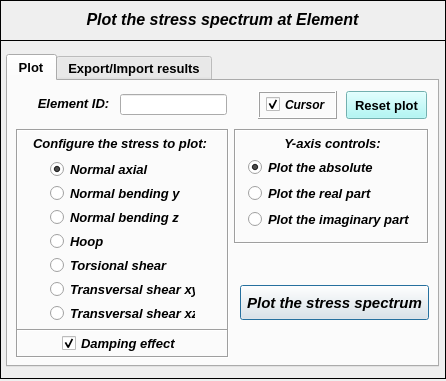
<?xml version="1.0" encoding="UTF-8"?>
<ui version="4.0">
 <class>Dialog</class>
 <widget class="QDialog" name="Dialog">
  <property name="windowModality">
   <enum>Qt::NonModal</enum>
  </property>
  <property name="geometry">
   <rect>
    <x>0</x>
    <y>0</y>
    <width>446</width>
    <height>381</height>
   </rect>
  </property>
  <property name="sizePolicy">
   <sizepolicy hsizetype="Fixed" vsizetype="Fixed">
    <horstretch>0</horstretch>
    <verstretch>0</verstretch>
   </sizepolicy>
  </property>
  <property name="minimumSize">
   <size>
    <width>446</width>
    <height>379</height>
   </size>
  </property>
  <property name="maximumSize">
   <size>
    <width>446</width>
    <height>800</height>
   </size>
  </property>
  <property name="contextMenuPolicy">
   <enum>Qt::DefaultContextMenu</enum>
  </property>
  <property name="windowTitle">
   <string>Plot of stress spectrum</string>
  </property>
  <property name="windowIcon">
   <iconset>
    <normaloff>../../../../../../Downloads/load - Copia.png</normaloff>../../../../../../Downloads/load - Copia.png</iconset>
  </property>
  <property name="whatsThis">
   <string/>
  </property>
  <widget class="QWidget" name="widget" native="true">
   <property name="geometry">
    <rect>
     <x>0</x>
     <y>0</y>
     <width>451</width>
     <height>395</height>
    </rect>
   </property>
   <property name="font">
    <font>
     <kerning>true</kerning>
    </font>
   </property>
   <widget class="QFrame" name="frame">
    <property name="geometry">
     <rect>
      <x>0</x>
      <y>0</y>
      <width>446</width>
      <height>41</height>
     </rect>
    </property>
    <property name="frameShape">
     <enum>QFrame::Box</enum>
    </property>
    <property name="frameShadow">
     <enum>QFrame::Plain</enum>
    </property>
    <property name="lineWidth">
     <number>1</number>
    </property>
    <widget class="QLabel" name="label">
     <property name="geometry">
      <rect>
       <x>32</x>
       <y>10</y>
       <width>381</width>
       <height>19</height>
      </rect>
     </property>
     <property name="font">
      <font>
       <family>Arial</family>
       <pointsize>12</pointsize>
       <weight>75</weight>
       <italic>true</italic>
       <bold>true</bold>
      </font>
     </property>
     <property name="text">
      <string>Plot the stress spectrum at Element</string>
     </property>
     <property name="textFormat">
      <enum>Qt::AutoText</enum>
     </property>
     <property name="alignment">
      <set>Qt::AlignCenter</set>
     </property>
    </widget>
   </widget>
   <widget class="QFrame" name="frame_2">
    <property name="geometry">
     <rect>
      <x>0</x>
      <y>40</y>
      <width>446</width>
      <height>339</height>
     </rect>
    </property>
    <property name="frameShape">
     <enum>QFrame::Box</enum>
    </property>
    <property name="frameShadow">
     <enum>QFrame::Plain</enum>
    </property>
    <widget class="QTabWidget" name="tabWidget_plot_results">
     <property name="geometry">
      <rect>
       <x>6</x>
       <y>14</y>
       <width>433</width>
       <height>313</height>
      </rect>
     </property>
     <property name="minimumSize">
      <size>
       <width>433</width>
       <height>0</height>
      </size>
     </property>
     <property name="maximumSize">
      <size>
       <width>433</width>
       <height>16777215</height>
      </size>
     </property>
     <property name="font">
      <font>
       <family>Arial</family>
       <pointsize>10</pointsize>
       <weight>75</weight>
       <italic>false</italic>
       <bold>true</bold>
      </font>
     </property>
     <property name="currentIndex">
      <number>0</number>
     </property>
     <widget class="QWidget" name="tab_plot">
      <attribute name="title">
       <string>Plot</string>
      </attribute>
      <widget class="QWidget" name="verticalLayoutWidget_2">
       <property name="geometry">
        <rect>
         <x>112</x>
         <y>12</y>
         <width>107</width>
         <height>23</height>
        </rect>
       </property>
       <layout class="QVBoxLayout" name="verticalLayout_2">
        <item>
         <widget class="QLineEdit" name="lineEdit_elementID">
          <property name="minimumSize">
           <size>
            <width>0</width>
            <height>21</height>
           </size>
          </property>
          <property name="maximumSize">
           <size>
            <width>16777215</width>
            <height>21</height>
           </size>
          </property>
          <property name="font">
           <font>
            <family>Arial</family>
            <pointsize>10</pointsize>
            <weight>75</weight>
            <italic>true</italic>
            <bold>true</bold>
           </font>
          </property>
          <property name="text">
           <string/>
          </property>
          <property name="alignment">
           <set>Qt::AlignCenter</set>
          </property>
         </widget>
        </item>
       </layout>
      </widget>
      <widget class="QToolButton" name="toolButton_ResetPlot">
       <property name="geometry">
        <rect>
         <x>338</x>
         <y>10</y>
         <width>81</width>
         <height>28</height>
        </rect>
       </property>
       <property name="font">
        <font>
         <pointsize>10</pointsize>
         <weight>75</weight>
         <bold>true</bold>
        </font>
       </property>
       <property name="styleSheet">
        <string notr="true">background-color: rgb(159, 247, 245);</string>
       </property>
       <property name="text">
        <string>Reset plot</string>
       </property>
      </widget>
      <widget class="QFrame" name="frame_4">
       <property name="geometry">
        <rect>
         <x>226</x>
         <y>48</y>
         <width>195</width>
         <height>115</height>
        </rect>
       </property>
       <property name="minimumSize">
        <size>
         <width>195</width>
         <height>108</height>
        </size>
       </property>
       <property name="maximumSize">
        <size>
         <width>195</width>
         <height>140</height>
        </size>
       </property>
       <property name="sizeIncrement">
        <size>
         <width>0</width>
         <height>110</height>
        </size>
       </property>
       <property name="frameShape">
        <enum>QFrame::Box</enum>
       </property>
       <property name="frameShadow">
        <enum>QFrame::Sunken</enum>
       </property>
       <widget class="QWidget" name="verticalLayoutWidget_10">
        <property name="geometry">
         <rect>
          <x>14</x>
          <y>28</y>
          <width>167</width>
          <height>74</height>
         </rect>
        </property>
        <layout class="QVBoxLayout" name="verticalLayout_10">
         <item>
          <widget class="QRadioButton" name="radioButton_plotAbs">
           <property name="maximumSize">
            <size>
             <width>170</width>
             <height>20</height>
            </size>
           </property>
           <property name="font">
            <font>
             <family>Arial</family>
             <pointsize>10</pointsize>
             <weight>75</weight>
             <italic>true</italic>
             <bold>true</bold>
            </font>
           </property>
           <property name="text">
            <string>Plot the absolute</string>
           </property>
           <property name="iconSize">
            <size>
             <width>30</width>
             <height>30</height>
            </size>
           </property>
           <property name="checked">
            <bool>true</bool>
           </property>
          </widget>
         </item>
         <item>
          <widget class="QRadioButton" name="radioButton_plotReal">
           <property name="maximumSize">
            <size>
             <width>170</width>
             <height>20</height>
            </size>
           </property>
           <property name="font">
            <font>
             <family>Arial</family>
             <pointsize>10</pointsize>
             <weight>75</weight>
             <italic>true</italic>
             <bold>true</bold>
            </font>
           </property>
           <property name="text">
            <string>Plot the real part</string>
           </property>
          </widget>
         </item>
         <item>
          <widget class="QRadioButton" name="radioButton_plotImag">
           <property name="maximumSize">
            <size>
             <width>170</width>
             <height>20</height>
            </size>
           </property>
           <property name="font">
            <font>
             <family>Arial</family>
             <pointsize>10</pointsize>
             <weight>75</weight>
             <italic>true</italic>
             <bold>true</bold>
            </font>
           </property>
           <property name="text">
            <string>Plot the imaginary part</string>
           </property>
          </widget>
         </item>
        </layout>
       </widget>
       <widget class="QLabel" name="label_8">
        <property name="enabled">
         <bool>true</bool>
        </property>
        <property name="geometry">
         <rect>
          <x>16</x>
          <y>4</y>
          <width>165</width>
          <height>21</height>
         </rect>
        </property>
        <property name="sizePolicy">
         <sizepolicy hsizetype="Preferred" vsizetype="Expanding">
          <horstretch>0</horstretch>
          <verstretch>0</verstretch>
         </sizepolicy>
        </property>
        <property name="minimumSize">
         <size>
          <width>120</width>
          <height>21</height>
         </size>
        </property>
        <property name="maximumSize">
         <size>
          <width>200</width>
          <height>60</height>
         </size>
        </property>
        <property name="font">
         <font>
          <family>Arial</family>
          <pointsize>10</pointsize>
          <weight>75</weight>
          <italic>true</italic>
          <bold>true</bold>
         </font>
        </property>
        <property name="text">
         <string>&lt;!DOCTYPE HTML PUBLIC &quot;-//W3C//DTD HTML 4.0//EN&quot; &quot;http://www.w3.org/TR/REC-html40/strict.dtd&quot;&gt;
&lt;html&gt;&lt;head&gt;&lt;meta name=&quot;qrichtext&quot; content=&quot;1&quot; /&gt;&lt;style type=&quot;text/css&quot;&gt;
p, li { white-space: pre-wrap; }
&lt;/style&gt;&lt;/head&gt;&lt;body style=&quot; font-family:'Arial'; font-size:10pt; font-weight:600; font-style:italic;&quot;&gt;
&lt;p align=&quot;center&quot; style=&quot; margin-top:12px; margin-bottom:12px; margin-left:0px; margin-right:0px; -qt-block-indent:0; text-indent:0px;&quot;&gt;Y-axis controls:&lt;/p&gt;&lt;/body&gt;&lt;/html&gt;</string>
        </property>
        <property name="textFormat">
         <enum>Qt::AutoText</enum>
        </property>
        <property name="scaledContents">
         <bool>false</bool>
        </property>
        <property name="alignment">
         <set>Qt::AlignCenter</set>
        </property>
        <property name="wordWrap">
         <bool>false</bool>
        </property>
        <property name="indent">
         <number>0</number>
        </property>
       </widget>
      </widget>
      <widget class="QFrame" name="frame_5">
       <property name="geometry">
        <rect>
         <x>8</x>
         <y>48</y>
         <width>213</width>
         <height>229</height>
        </rect>
       </property>
       <property name="minimumSize">
        <size>
         <width>0</width>
         <height>108</height>
        </size>
       </property>
       <property name="maximumSize">
        <size>
         <width>16777215</width>
         <height>270</height>
        </size>
       </property>
       <property name="frameShape">
        <enum>QFrame::Box</enum>
       </property>
       <property name="frameShadow">
        <enum>QFrame::Sunken</enum>
       </property>
       <widget class="QLabel" name="label_3">
        <property name="enabled">
         <bool>true</bool>
        </property>
        <property name="geometry">
         <rect>
          <x>4</x>
          <y>4</y>
          <width>200</width>
          <height>21</height>
         </rect>
        </property>
        <property name="sizePolicy">
         <sizepolicy hsizetype="Preferred" vsizetype="Expanding">
          <horstretch>0</horstretch>
          <verstretch>0</verstretch>
         </sizepolicy>
        </property>
        <property name="minimumSize">
         <size>
          <width>120</width>
          <height>21</height>
         </size>
        </property>
        <property name="maximumSize">
         <size>
          <width>200</width>
          <height>60</height>
         </size>
        </property>
        <property name="font">
         <font>
          <family>Arial</family>
          <pointsize>10</pointsize>
          <weight>75</weight>
          <italic>true</italic>
          <bold>true</bold>
         </font>
        </property>
        <property name="text">
         <string>&lt;!DOCTYPE HTML PUBLIC &quot;-//W3C//DTD HTML 4.0//EN&quot; &quot;http://www.w3.org/TR/REC-html40/strict.dtd&quot;&gt;
&lt;html&gt;&lt;head&gt;&lt;meta name=&quot;qrichtext&quot; content=&quot;1&quot; /&gt;&lt;style type=&quot;text/css&quot;&gt;
p, li { white-space: pre-wrap; }
&lt;/style&gt;&lt;/head&gt;&lt;body style=&quot; font-family:'Arial'; font-size:10pt; font-weight:600; font-style:italic;&quot;&gt;
&lt;p align=&quot;center&quot; style=&quot; margin-top:12px; margin-bottom:12px; margin-left:0px; margin-right:0px; -qt-block-indent:0; text-indent:0px;&quot;&gt;Configure the stress to plot:&lt;/p&gt;&lt;/body&gt;&lt;/html&gt;</string>
        </property>
        <property name="textFormat">
         <enum>Qt::AutoText</enum>
        </property>
        <property name="scaledContents">
         <bool>false</bool>
        </property>
        <property name="alignment">
         <set>Qt::AlignCenter</set>
        </property>
        <property name="wordWrap">
         <bool>false</bool>
        </property>
        <property name="indent">
         <number>0</number>
        </property>
       </widget>
       <widget class="QFrame" name="frame_7">
        <property name="geometry">
         <rect>
          <x>0</x>
          <y>200</y>
          <width>213</width>
          <height>29</height>
         </rect>
        </property>
        <property name="frameShape">
         <enum>QFrame::Box</enum>
        </property>
        <property name="frameShadow">
         <enum>QFrame::Sunken</enum>
        </property>
        <widget class="QCheckBox" name="checkBox_damping_effect">
         <property name="geometry">
          <rect>
           <x>46</x>
           <y>6</y>
           <width>123</width>
           <height>17</height>
          </rect>
         </property>
         <property name="font">
          <font>
           <family>Arial</family>
           <pointsize>10</pointsize>
           <weight>75</weight>
           <italic>true</italic>
           <bold>true</bold>
          </font>
         </property>
         <property name="text">
          <string>Damping effect</string>
         </property>
         <property name="checked">
          <bool>true</bool>
         </property>
        </widget>
       </widget>
       <widget class="QWidget" name="verticalLayoutWidget">
        <property name="geometry">
         <rect>
          <x>34</x>
          <y>30</y>
          <width>153</width>
          <height>169</height>
         </rect>
        </property>
        <layout class="QVBoxLayout" name="verticalLayout">
         <property name="spacing">
          <number>5</number>
         </property>
         <item>
          <widget class="QRadioButton" name="radioButton_normal_axial">
           <property name="minimumSize">
            <size>
             <width>145</width>
             <height>18</height>
            </size>
           </property>
           <property name="maximumSize">
            <size>
             <width>145</width>
             <height>18</height>
            </size>
           </property>
           <property name="font">
            <font>
             <family>Arial</family>
             <pointsize>10</pointsize>
             <weight>75</weight>
             <italic>true</italic>
             <bold>true</bold>
            </font>
           </property>
           <property name="text">
            <string>Normal axial</string>
           </property>
           <property name="checked">
            <bool>true</bool>
           </property>
          </widget>
         </item>
         <item>
          <widget class="QRadioButton" name="radioButton_normal_bending_y">
           <property name="minimumSize">
            <size>
             <width>145</width>
             <height>18</height>
            </size>
           </property>
           <property name="maximumSize">
            <size>
             <width>145</width>
             <height>18</height>
            </size>
           </property>
           <property name="font">
            <font>
             <family>Arial</family>
             <pointsize>10</pointsize>
             <weight>75</weight>
             <italic>true</italic>
             <bold>true</bold>
            </font>
           </property>
           <property name="text">
            <string>Normal bending y</string>
           </property>
          </widget>
         </item>
         <item>
          <widget class="QRadioButton" name="radioButton_normal_bending_z">
           <property name="minimumSize">
            <size>
             <width>145</width>
             <height>18</height>
            </size>
           </property>
           <property name="maximumSize">
            <size>
             <width>145</width>
             <height>18</height>
            </size>
           </property>
           <property name="font">
            <font>
             <family>Arial</family>
             <pointsize>10</pointsize>
             <weight>75</weight>
             <italic>true</italic>
             <bold>true</bold>
            </font>
           </property>
           <property name="text">
            <string>Normal bending z</string>
           </property>
          </widget>
         </item>
         <item>
          <widget class="QRadioButton" name="radioButton_hoop">
           <property name="minimumSize">
            <size>
             <width>145</width>
             <height>18</height>
            </size>
           </property>
           <property name="maximumSize">
            <size>
             <width>145</width>
             <height>18</height>
            </size>
           </property>
           <property name="font">
            <font>
             <family>Arial</family>
             <pointsize>10</pointsize>
             <weight>75</weight>
             <italic>true</italic>
             <bold>true</bold>
            </font>
           </property>
           <property name="text">
            <string>Hoop</string>
           </property>
          </widget>
         </item>
         <item>
          <widget class="QRadioButton" name="radioButton_torsional_shear">
           <property name="minimumSize">
            <size>
             <width>145</width>
             <height>18</height>
            </size>
           </property>
           <property name="maximumSize">
            <size>
             <width>145</width>
             <height>18</height>
            </size>
           </property>
           <property name="font">
            <font>
             <family>Arial</family>
             <pointsize>10</pointsize>
             <weight>75</weight>
             <italic>true</italic>
             <bold>true</bold>
            </font>
           </property>
           <property name="text">
            <string>Torsional shear</string>
           </property>
          </widget>
         </item>
         <item>
          <widget class="QRadioButton" name="radioButton_transv_shear_xy">
           <property name="minimumSize">
            <size>
             <width>145</width>
             <height>18</height>
            </size>
           </property>
           <property name="maximumSize">
            <size>
             <width>145</width>
             <height>18</height>
            </size>
           </property>
           <property name="font">
            <font>
             <family>Arial</family>
             <pointsize>10</pointsize>
             <weight>75</weight>
             <italic>true</italic>
             <bold>true</bold>
            </font>
           </property>
           <property name="text">
            <string>Transversal shear xy</string>
           </property>
          </widget>
         </item>
         <item>
          <widget class="QRadioButton" name="radioButton_transv_shear_xz">
           <property name="minimumSize">
            <size>
             <width>145</width>
             <height>18</height>
            </size>
           </property>
           <property name="maximumSize">
            <size>
             <width>145</width>
             <height>18</height>
            </size>
           </property>
           <property name="font">
            <font>
             <family>Arial</family>
             <pointsize>10</pointsize>
             <weight>75</weight>
             <italic>true</italic>
             <bold>true</bold>
            </font>
           </property>
           <property name="text">
            <string>Transversal shear xz</string>
           </property>
          </widget>
         </item>
        </layout>
       </widget>
      </widget>
      <widget class="QFrame" name="frame_6">
       <property name="geometry">
        <rect>
         <x>250</x>
         <y>10</y>
         <width>79</width>
         <height>28</height>
        </rect>
       </property>
       <property name="minimumSize">
        <size>
         <width>0</width>
         <height>28</height>
        </size>
       </property>
       <property name="maximumSize">
        <size>
         <width>16777215</width>
         <height>29</height>
        </size>
       </property>
       <property name="sizeIncrement">
        <size>
         <width>0</width>
         <height>110</height>
        </size>
       </property>
       <property name="frameShape">
        <enum>QFrame::Box</enum>
       </property>
       <property name="frameShadow">
        <enum>QFrame::Raised</enum>
       </property>
       <widget class="QCheckBox" name="checkBox_cursor">
        <property name="geometry">
         <rect>
          <x>8</x>
          <y>4</y>
          <width>67</width>
          <height>19</height>
         </rect>
        </property>
        <property name="font">
         <font>
          <family>Arial</family>
          <pointsize>9</pointsize>
          <weight>75</weight>
          <italic>true</italic>
          <bold>true</bold>
         </font>
        </property>
        <property name="text">
         <string>Cursor</string>
        </property>
        <property name="checked">
         <bool>true</bool>
        </property>
       </widget>
      </widget>
      <widget class="QLabel" name="label_2">
       <property name="geometry">
        <rect>
         <x>16</x>
         <y>12</y>
         <width>99</width>
         <height>21</height>
        </rect>
       </property>
       <property name="minimumSize">
        <size>
         <width>0</width>
         <height>21</height>
        </size>
       </property>
       <property name="maximumSize">
        <size>
         <width>16777215</width>
         <height>21</height>
        </size>
       </property>
       <property name="font">
        <font>
         <family>Arial</family>
         <pointsize>10</pointsize>
         <weight>75</weight>
         <italic>true</italic>
         <bold>true</bold>
        </font>
       </property>
       <property name="text">
        <string>Element ID:</string>
       </property>
       <property name="alignment">
        <set>Qt::AlignCenter</set>
       </property>
      </widget>
      <widget class="QPushButton" name="pushButton">
       <property name="geometry">
        <rect>
         <x>232</x>
         <y>204</y>
         <width>189</width>
         <height>35</height>
        </rect>
       </property>
       <property name="font">
        <font>
         <family>Arial</family>
         <pointsize>11</pointsize>
         <weight>75</weight>
         <italic>true</italic>
         <bold>true</bold>
        </font>
       </property>
       <property name="text">
        <string>Plot the stress spectrum</string>
       </property>
      </widget>
     </widget>
     <widget class="QWidget" name="tab_export_import">
      <attribute name="title">
       <string>Export/Import results</string>
      </attribute>
      <widget class="QTabWidget" name="tabWidget_2">
       <property name="geometry">
        <rect>
         <x>6</x>
         <y>22</y>
         <width>417</width>
         <height>221</height>
        </rect>
       </property>
       <property name="font">
        <font>
         <family>Arial</family>
         <pointsize>10</pointsize>
         <weight>75</weight>
         <italic>true</italic>
         <bold>true</bold>
        </font>
       </property>
       <property name="currentIndex">
        <number>0</number>
       </property>
       <widget class="QWidget" name="tab_3">
        <attribute name="title">
         <string>Export</string>
        </attribute>
        <widget class="QWidget" name="verticalLayoutWidget_8">
         <property name="geometry">
          <rect>
           <x>344</x>
           <y>108</y>
           <width>60</width>
           <height>27</height>
          </rect>
         </property>
         <layout class="QVBoxLayout" name="verticalLayout_8">
          <item>
           <widget class="QToolButton" name="toolButton_ChooseFolderExport">
            <property name="maximumSize">
             <size>
              <width>100</width>
              <height>16777215</height>
             </size>
            </property>
            <property name="font">
             <font>
              <family>Arial</family>
              <pointsize>10</pointsize>
              <weight>75</weight>
              <italic>true</italic>
              <bold>true</bold>
             </font>
            </property>
            <property name="text">
             <string>Search</string>
            </property>
           </widget>
          </item>
         </layout>
        </widget>
        <widget class="QWidget" name="verticalLayoutWidget_3">
         <property name="geometry">
          <rect>
           <x>4</x>
           <y>108</y>
           <width>117</width>
           <height>27</height>
          </rect>
         </property>
         <layout class="QVBoxLayout" name="verticalLayout_3">
          <item>
           <widget class="QLabel" name="label_5">
            <property name="minimumSize">
             <size>
              <width>85</width>
              <height>20</height>
             </size>
            </property>
            <property name="maximumSize">
             <size>
              <width>200</width>
              <height>20</height>
             </size>
            </property>
            <property name="font">
             <font>
              <family>Arial</family>
              <pointsize>10</pointsize>
              <weight>75</weight>
              <italic>true</italic>
              <bold>true</bold>
             </font>
            </property>
            <property name="text">
             <string>Choose a folder:</string>
            </property>
            <property name="alignment">
             <set>Qt::AlignCenter</set>
            </property>
           </widget>
          </item>
         </layout>
        </widget>
        <widget class="QWidget" name="verticalLayoutWidget_7">
         <property name="geometry">
          <rect>
           <x>120</x>
           <y>108</y>
           <width>223</width>
           <height>27</height>
          </rect>
         </property>
         <layout class="QVBoxLayout" name="verticalLayout_7">
          <item>
           <widget class="QLineEdit" name="lineEdit_SaveResultsPath">
            <property name="font">
             <font>
              <pointsize>8</pointsize>
              <weight>50</weight>
              <italic>false</italic>
              <bold>false</bold>
             </font>
            </property>
            <property name="layoutDirection">
             <enum>Qt::LeftToRight</enum>
            </property>
            <property name="alignment">
             <set>Qt::AlignCenter</set>
            </property>
           </widget>
          </item>
         </layout>
        </widget>
        <widget class="QWidget" name="verticalLayoutWidget_4">
         <property name="geometry">
          <rect>
           <x>20</x>
           <y>60</y>
           <width>102</width>
           <height>27</height>
          </rect>
         </property>
         <layout class="QVBoxLayout" name="verticalLayout_4">
          <item>
           <widget class="QLabel" name="label_6">
            <property name="minimumSize">
             <size>
              <width>100</width>
              <height>20</height>
             </size>
            </property>
            <property name="maximumSize">
             <size>
              <width>90</width>
              <height>20</height>
             </size>
            </property>
            <property name="font">
             <font>
              <family>Arial</family>
              <pointsize>10</pointsize>
              <weight>75</weight>
              <italic>true</italic>
              <bold>true</bold>
             </font>
            </property>
            <property name="text">
             <string>Insert a name:</string>
            </property>
            <property name="scaledContents">
             <bool>false</bool>
            </property>
            <property name="alignment">
             <set>Qt::AlignCenter</set>
            </property>
           </widget>
          </item>
         </layout>
        </widget>
        <widget class="QWidget" name="verticalLayoutWidget_16">
         <property name="geometry">
          <rect>
           <x>120</x>
           <y>60</y>
           <width>223</width>
           <height>27</height>
          </rect>
         </property>
         <layout class="QVBoxLayout" name="verticalLayout_16">
          <item>
           <widget class="QLineEdit" name="lineEdit_FileName">
            <property name="font">
             <font>
              <pointsize>8</pointsize>
              <weight>50</weight>
              <italic>false</italic>
              <bold>false</bold>
             </font>
            </property>
            <property name="layoutDirection">
             <enum>Qt::LeftToRight</enum>
            </property>
            <property name="text">
             <string/>
            </property>
            <property name="alignment">
             <set>Qt::AlignCenter</set>
            </property>
           </widget>
          </item>
         </layout>
        </widget>
        <widget class="QWidget" name="horizontalLayoutWidget">
         <property name="geometry">
          <rect>
           <x>36</x>
           <y>16</y>
           <width>343</width>
           <height>27</height>
          </rect>
         </property>
         <layout class="QHBoxLayout" name="horizontalLayout">
          <item>
           <widget class="QLabel" name="label_7">
            <property name="minimumSize">
             <size>
              <width>100</width>
              <height>20</height>
             </size>
            </property>
            <property name="maximumSize">
             <size>
              <width>90</width>
              <height>20</height>
             </size>
            </property>
            <property name="font">
             <font>
              <family>Arial</family>
              <pointsize>10</pointsize>
              <weight>75</weight>
              <italic>true</italic>
              <bold>true</bold>
             </font>
            </property>
            <property name="text">
             <string>Data to save:</string>
            </property>
            <property name="scaledContents">
             <bool>false</bool>
            </property>
            <property name="alignment">
             <set>Qt::AlignCenter</set>
            </property>
           </widget>
          </item>
          <item>
           <widget class="QRadioButton" name="radioButton_Absolute">
            <property name="text">
             <string>Absolute</string>
            </property>
            <property name="checked">
             <bool>true</bool>
            </property>
           </widget>
          </item>
          <item>
           <widget class="QRadioButton" name="radioButton_Real_Imaginary">
            <property name="text">
             <string>Real / Imaginary</string>
            </property>
            <property name="checked">
             <bool>false</bool>
            </property>
           </widget>
          </item>
         </layout>
        </widget>
        <widget class="QToolButton" name="toolButton_ExportResults">
         <property name="geometry">
          <rect>
           <x>148</x>
           <y>150</y>
           <width>120</width>
           <height>28</height>
          </rect>
         </property>
         <property name="minimumSize">
          <size>
           <width>120</width>
           <height>0</height>
          </size>
         </property>
         <property name="maximumSize">
          <size>
           <width>120</width>
           <height>16777215</height>
          </size>
         </property>
         <property name="font">
          <font>
           <family>Arial</family>
           <pointsize>11</pointsize>
           <weight>75</weight>
           <italic>true</italic>
           <bold>true</bold>
          </font>
         </property>
         <property name="text">
          <string>Export results</string>
         </property>
        </widget>
       </widget>
       <widget class="QWidget" name="tab_4">
        <attribute name="title">
         <string>Import</string>
        </attribute>
        <widget class="QWidget" name="verticalLayoutWidget_6">
         <property name="geometry">
          <rect>
           <x>334</x>
           <y>56</y>
           <width>62</width>
           <height>27</height>
          </rect>
         </property>
         <layout class="QVBoxLayout" name="verticalLayout_6">
          <item>
           <widget class="QToolButton" name="toolButton_ChooseFolderImport">
            <property name="maximumSize">
             <size>
              <width>60</width>
              <height>16777215</height>
             </size>
            </property>
            <property name="font">
             <font>
              <family>Arial</family>
              <pointsize>10</pointsize>
              <weight>75</weight>
              <italic>true</italic>
              <bold>true</bold>
             </font>
            </property>
            <property name="text">
             <string>Search</string>
            </property>
           </widget>
          </item>
         </layout>
        </widget>
        <widget class="QWidget" name="verticalLayoutWidget_5">
         <property name="geometry">
          <rect>
           <x>40</x>
           <y>56</y>
           <width>293</width>
           <height>27</height>
          </rect>
         </property>
         <layout class="QVBoxLayout" name="verticalLayout_5">
          <item>
           <widget class="QLineEdit" name="lineEdit_ImportResultsPath">
            <property name="font">
             <font>
              <pointsize>7</pointsize>
              <weight>50</weight>
              <italic>false</italic>
              <bold>false</bold>
             </font>
            </property>
            <property name="layoutDirection">
             <enum>Qt::LeftToRight</enum>
            </property>
            <property name="alignment">
             <set>Qt::AlignCenter</set>
            </property>
           </widget>
          </item>
         </layout>
        </widget>
        <widget class="QPushButton" name="pushButton_AddImportedPlot">
         <property name="geometry">
          <rect>
           <x>62</x>
           <y>142</y>
           <width>291</width>
           <height>33</height>
          </rect>
         </property>
         <property name="font">
          <font>
           <family>Arial</family>
           <pointsize>11</pointsize>
           <weight>75</weight>
           <italic>true</italic>
           <bold>true</bold>
          </font>
         </property>
         <property name="text">
          <string>Add imported results to the main plot</string>
         </property>
        </widget>
        <widget class="QLabel" name="label_9">
         <property name="geometry">
          <rect>
           <x>106</x>
           <y>98</y>
           <width>140</width>
           <height>20</height>
          </rect>
         </property>
         <property name="minimumSize">
          <size>
           <width>85</width>
           <height>20</height>
          </size>
         </property>
         <property name="maximumSize">
          <size>
           <width>140</width>
           <height>20</height>
          </size>
         </property>
         <property name="font">
          <font>
           <family>Arial</family>
           <pointsize>10</pointsize>
           <weight>75</weight>
           <italic>true</italic>
           <bold>true</bold>
          </font>
         </property>
         <property name="text">
          <string>Header rows to skip:</string>
         </property>
         <property name="alignment">
          <set>Qt::AlignCenter</set>
         </property>
        </widget>
        <widget class="QSpinBox" name="spinBox">
         <property name="geometry">
          <rect>
           <x>248</x>
           <y>98</y>
           <width>42</width>
           <height>22</height>
          </rect>
         </property>
         <property name="maximum">
          <number>10</number>
         </property>
        </widget>
        <widget class="QLabel" name="label_4">
         <property name="geometry">
          <rect>
           <x>86</x>
           <y>16</y>
           <width>250</width>
           <height>25</height>
          </rect>
         </property>
         <property name="minimumSize">
          <size>
           <width>250</width>
           <height>25</height>
          </size>
         </property>
         <property name="maximumSize">
          <size>
           <width>250</width>
           <height>25</height>
          </size>
         </property>
         <property name="font">
          <font>
           <family>Arial</family>
           <pointsize>11</pointsize>
           <weight>75</weight>
           <italic>true</italic>
           <bold>true</bold>
          </font>
         </property>
         <property name="text">
          <string>Select a folder to import results:</string>
         </property>
         <property name="alignment">
          <set>Qt::AlignCenter</set>
         </property>
        </widget>
       </widget>
      </widget>
     </widget>
    </widget>
   </widget>
  </widget>
 </widget>
 <resources/>
 <connections/>
</ui>
